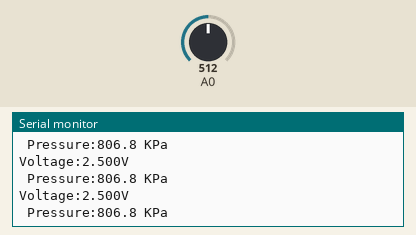
This sketch was run on a simulated Arduino Uno, built with avr-gcc and run on an emulated ATmega328P. Shown: the last lines printed to the serial monitor. Inputs (shaded band) come from the test bench; at power-on: A0 = 512.

Above: at 1.3 s.
1.4 s: A0 set to 716
At 1.83 s:
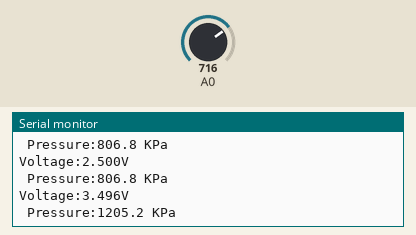
2.9 s: A0 set to 900
At 3.33 s:
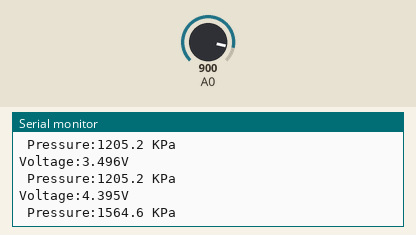
Timing chart, 0 to 5.9 s (numbered marks = the images above; inputs shaded):
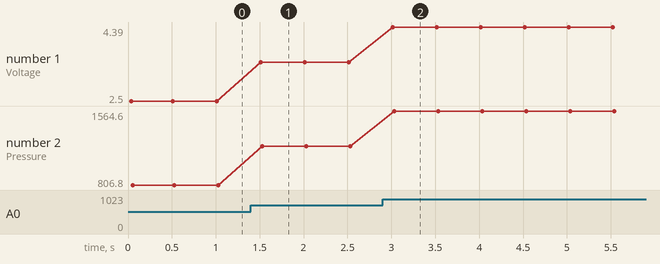

The sketch:

Pressure_Sensor.ino
```cpp
/************************************************************
Author:Dharmendra Kumar yadav
/************************************************************
- Input Voltage: 5VDC
- Output Voltage: 0.5 - 4.5 VDC
(Linearly corresponding to 0 - 1.6 MPa)

/************************************************************
Water Sensor Calibration

The output voltage offset of the sensor is 0.5V (norminal).
However, due to the zero-drifting of the internal circuit, the
no-load output voltage is not exactly 0.5V. Calibration needs to
be carried out as follow.

Calibration: connect the 3 pin wire to the Arduio UNO (VCC, GND and Signal)
without connecting the sensor to the water pipe and run the program
for once. Mark down the LOWEST voltage value through the serial
monitor and revise the "OffSet" value to complete the calibration.

After the calibration the sensor is ready for measuring!
**************************************************************/

const float OffSet = 0.483 ;

float V, P;

void setup()
{
Serial.begin(9600); // open serial port, set the baud rate to 9600 bps
Serial.println("/** Water pressure sensor demo **/");
}
void loop()
{
//Connect sensor to Analog 0
V = analogRead(0) * 5.00 / 1024; //Sensor output voltage
P = (V - OffSet) * 400; //Calculate water pressure

Serial.print("Voltage:");
Serial.print(V, 3);
Serial.println("V");

Serial.print(" Pressure:");
Serial.print(P, 1);
Serial.println(" KPa");
Serial.println();

delay(500);
}
```

Measured:
- after the input at 1.4 s, the serial monitor: prints a new line after 0.11 s (image 1)
- after the input at 2.9 s, the serial monitor: prints a new line after 0.12 s (image 2)
- plotted number 1: 2.5 → 3.5 after the input at 1.4 s, 3.5 → 4.39 after the input at 2.9 s
- plotted number 2: 806.8 → 1205.2 after the input at 1.4 s, 1205.2 → 1564.6 after the input at 2.9 s
